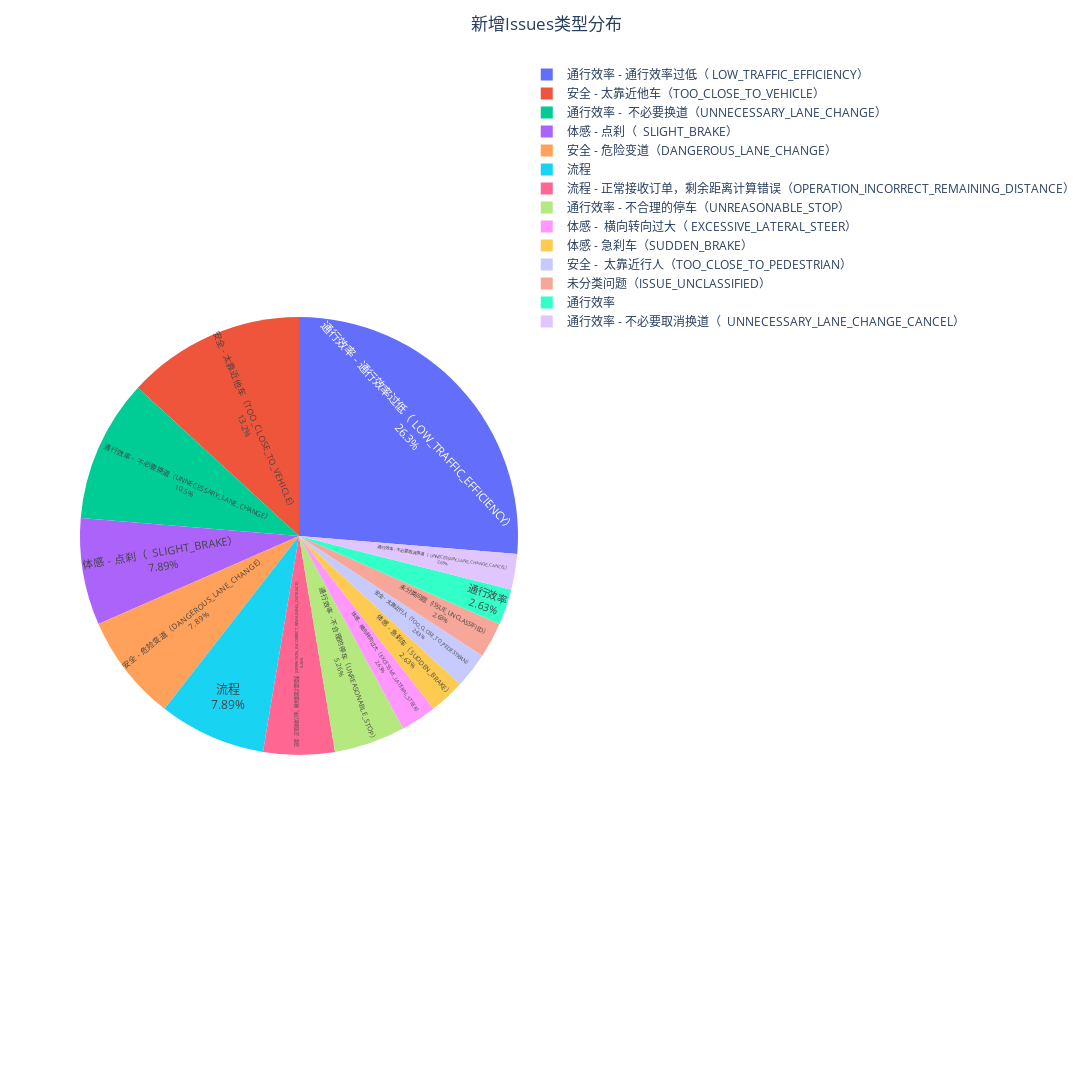

The cell this chart's notebook holds for it:
### Markdown cell above
## Part3 新增Issue概况

### Code cell
ana.part_3a().show()

### Figure 1 — Plotly figure (JSON) as saved in the notebook; plotly's stock layout.template omitted (floating-point values rounded to 4 significant figures)
{"data": [{"domain": {"x": [0, 1], "y": [0, 1]}, "hovertemplate": "label=%{label}<br>value=%{value}<extra></extra>", "labels": ["体感 -  横向转向过大（ EXCESSIVE_LATERAL_STEER）", "体感 - 急刹车（SUDDEN_BRAKE）", "体感 - 点刹（  SLIGHT_BRAKE）", "安全 -  太靠近行人（TOO_CLOSE_TO_PEDESTRIAN）", "安全 - 危险变道（DANGEROUS_LANE_CHANGE）", "安全 - 太靠近他车（TOO_CLOSE_TO_VEHICLE）", "未分类问题（ISSUE_UNCLASSIFIED）", "流程", "流程 - 正常接收订单，剩余距离计算错误（OPERATION_INCORRECT_REMAINING_DISTANCE）", "通行效率", "通行效率 -  不必要换道（UNNECESSARY_LANE_CHANGE）", "通行效率 - 不合理的停车（UNREASONABLE_STOP）", "通行效率 - 不必要取消换道（  UNNECESSARY_LANE_CHANGE_CANCEL）", "通行效率 - 通行效率过低（ LOW_TRAFFIC_EFFICIENCY）"], "legendgroup": "", "name": "", "showlegend": true, "textinfo": "percent+label", "textposition": "inside", "type": "pie", "values": [1, 1, 3, 1, 3, 5, 1, 3, 2, 1, 4, 2, 1, 10]}], "layout": {"height": 1200, "legend": {"tracegroupgap": 0}, "margin": {"t": 60}, "title": {"text": "新增Issues类型分布", "x": 0.5, "xanchor": "center"}, "width": 1500}}
